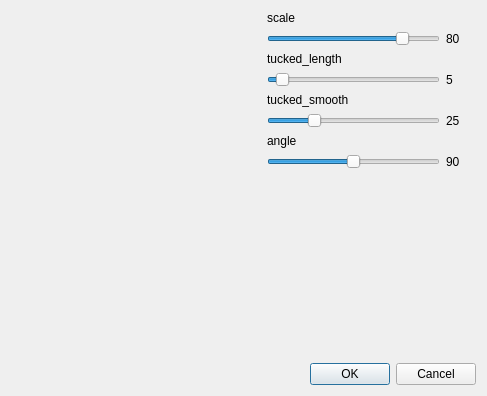
<?xml version="1.0" encoding="UTF-8"?>
<ui version="4.0">
 <class>OrigamiPanel</class>
 <widget class="QWidget" name="OrigamiPanel">
  <property name="geometry">
   <rect>
    <x>0</x>
    <y>0</y>
    <width>487</width>
    <height>396</height>
   </rect>
  </property>
  <property name="windowTitle">
   <string>Form</string>
  </property>
  <layout class="QVBoxLayout" name="verticalLayout_2">
   <item>
    <layout class="QHBoxLayout" name="horizontalLayout">
     <item>
      <widget class="QLabel" name="image">
       <property name="minimumSize">
        <size>
         <width>250</width>
         <height>250</height>
        </size>
       </property>
       <property name="maximumSize">
        <size>
         <width>250</width>
         <height>250</height>
        </size>
       </property>
       <property name="autoFillBackground">
        <bool>false</bool>
       </property>
       <property name="text">
        <string/>
       </property>
       <property name="pixmap">
        <pixmap resource="../resources.qrc">:/icons/origami.png</pixmap>
       </property>
       <property name="scaledContents">
        <bool>true</bool>
       </property>
      </widget>
     </item>
     <item>
      <layout class="QVBoxLayout" name="verticalLayout_3">
       <item>
        <layout class="QGridLayout" name="gridLayout">
         <property name="sizeConstraint">
          <enum>QLayout::SetNoConstraint</enum>
         </property>
         <item row="9" column="1">
          <spacer name="verticalSpacer">
           <property name="orientation">
            <enum>Qt::Vertical</enum>
           </property>
           <property name="sizeHint" stdset="0">
            <size>
             <width>20</width>
             <height>40</height>
            </size>
           </property>
          </spacer>
         </item>
         <item row="4" column="2">
          <widget class="QLabel" name="slider2_val">
           <property name="minimumSize">
            <size>
             <width>30</width>
             <height>0</height>
            </size>
           </property>
           <property name="text">
            <string>5</string>
           </property>
          </widget>
         </item>
         <item row="4" column="1">
          <widget class="QSlider" name="slider_tucked_length">
           <property name="maximum">
            <number>100</number>
           </property>
           <property name="value">
            <number>5</number>
           </property>
           <property name="sliderPosition">
            <number>5</number>
           </property>
           <property name="orientation">
            <enum>Qt::Horizontal</enum>
           </property>
          </widget>
         </item>
         <item row="3" column="1">
          <widget class="QLabel" name="label_tucked_length">
           <property name="text">
            <string>tucked_length</string>
           </property>
          </widget>
         </item>
         <item row="1" column="1">
          <widget class="QLabel" name="label_scale">
           <property name="minimumSize">
            <size>
             <width>128</width>
             <height>0</height>
            </size>
           </property>
           <property name="text">
            <string>scale</string>
           </property>
          </widget>
         </item>
         <item row="2" column="2">
          <widget class="QLabel" name="slider1_val">
           <property name="minimumSize">
            <size>
             <width>30</width>
             <height>0</height>
            </size>
           </property>
           <property name="text">
            <string>80</string>
           </property>
           <property name="alignment">
            <set>Qt::AlignBottom|Qt::AlignLeading|Qt::AlignLeft</set>
           </property>
          </widget>
         </item>
         <item row="2" column="1">
          <widget class="QSlider" name="slider_scale">
           <property name="maximum">
            <number>99</number>
           </property>
           <property name="value">
            <number>80</number>
           </property>
           <property name="sliderPosition">
            <number>80</number>
           </property>
           <property name="orientation">
            <enum>Qt::Horizontal</enum>
           </property>
          </widget>
         </item>
         <item row="6" column="1">
          <widget class="QSlider" name="slider_tucked_smooth">
           <property name="maximum">
            <number>100</number>
           </property>
           <property name="sliderPosition">
            <number>25</number>
           </property>
           <property name="orientation">
            <enum>Qt::Horizontal</enum>
           </property>
          </widget>
         </item>
         <item row="7" column="1">
          <widget class="QLabel" name="label_angle">
           <property name="text">
            <string>angle</string>
           </property>
          </widget>
         </item>
         <item row="6" column="2">
          <widget class="QLabel" name="slider3_val">
           <property name="text">
            <string>25</string>
           </property>
          </widget>
         </item>
         <item row="5" column="1">
          <widget class="QLabel" name="label_tucked_smooth">
           <property name="text">
            <string>tucked_smooth</string>
           </property>
          </widget>
         </item>
         <item row="8" column="1">
          <widget class="QSlider" name="slider_angle">
           <property name="minimum">
            <number>1</number>
           </property>
           <property name="maximum">
            <number>179</number>
           </property>
           <property name="sliderPosition">
            <number>90</number>
           </property>
           <property name="orientation">
            <enum>Qt::Horizontal</enum>
           </property>
          </widget>
         </item>
         <item row="8" column="2">
          <widget class="QLabel" name="slider4_val">
           <property name="text">
            <string>90</string>
           </property>
          </widget>
         </item>
        </layout>
       </item>
      </layout>
     </item>
    </layout>
   </item>
   <item>
    <widget class="QDialogButtonBox" name="buttonBox">
     <property name="standardButtons">
      <set>QDialogButtonBox::Cancel|QDialogButtonBox::Ok</set>
     </property>
    </widget>
   </item>
  </layout>
 </widget>
 <resources>
  <include location="../resources.qrc"/>
  <include location="../../../../.designer/resources.qrc"/>
 </resources>
 <connections>
  <connection>
   <sender>slider_scale</sender>
   <signal>valueChanged(int)</signal>
   <receiver>slider1_val</receiver>
   <slot>setNum(int)</slot>
   <hints>
    <hint type="sourcelabel">
     <x>618</x>
     <y>80</y>
    </hint>
    <hint type="destinationlabel">
     <x>1001</x>
     <y>82</y>
    </hint>
   </hints>
  </connection>
  <connection>
   <sender>slider_tucked_length</sender>
   <signal>valueChanged(int)</signal>
   <receiver>slider2_val</receiver>
   <slot>setNum(int)</slot>
   <hints>
    <hint type="sourcelabel">
     <x>639</x>
     <y>154</y>
    </hint>
    <hint type="destinationlabel">
     <x>1001</x>
     <y>156</y>
    </hint>
   </hints>
  </connection>
  <connection>
   <sender>slider_tucked_smooth</sender>
   <signal>valueChanged(int)</signal>
   <receiver>slider3_val</receiver>
   <slot>setNum(int)</slot>
   <hints>
    <hint type="sourcelabel">
     <x>452</x>
     <y>218</y>
    </hint>
    <hint type="destinationlabel">
     <x>1011</x>
     <y>222</y>
    </hint>
   </hints>
  </connection>
  <connection>
   <sender>slider_angle</sender>
   <signal>valueChanged(int)</signal>
   <receiver>slider4_val</receiver>
   <slot>setNum(int)</slot>
   <hints>
    <hint type="sourcelabel">
     <x>709</x>
     <y>283</y>
    </hint>
    <hint type="destinationlabel">
     <x>1016</x>
     <y>292</y>
    </hint>
   </hints>
  </connection>
 </connections>
</ui>
